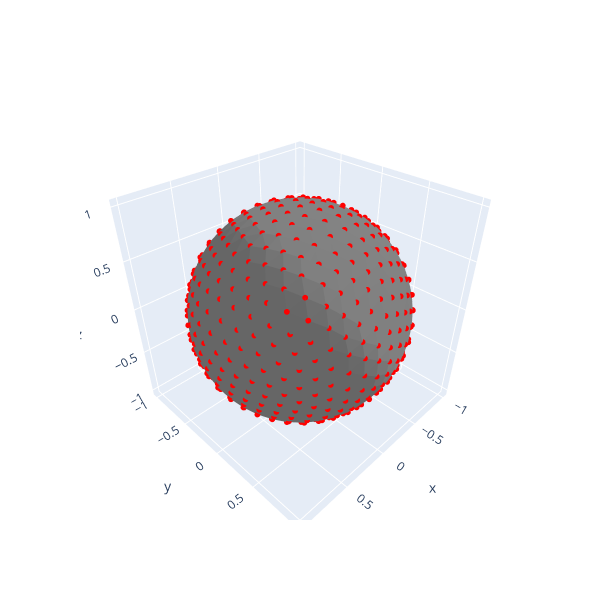

Notebook code for this chart:
### Markdown cell above
# Sphere triangulation

### Code cell
res = 3
# Load the data
base = "../SphereTriangulation/"
sph_fs = np.loadtxt(base+'triangles%s.txt'%res).astype(int)
sph_vs = np.loadtxt(base+'vertices%s.txt'%res)

print("Spherical points count: %s"%sph_vs.shape[0])

# plot shperical triangles
fig = go.Figure()
fig.add_trace(go.Mesh3d(x=sph_vs[:,0], y=sph_vs[:,1], z=sph_vs[:,2], i=sph_fs[:,0], j=sph_fs[:,1], k=sph_fs[:,2], color='gray', opacity=1.0, flatshading=True))
fig.add_trace(go.Scatter3d(x=sph_vs[:,0], y=sph_vs[:,1], z=sph_vs[:,2], mode='markers', marker=dict(size=2, color='red')))
fig.update_layout(width=600, height=600)
fig.show()

### Figure 1 — Plotly figure (JSON) as saved in the notebook; plotly's stock layout.template omitted (floating-point values rounded to 4 significant figures; data arrays with more than 128 entries replaced by an {"elided": "..."} marker saying what was removed)
{"data": [{"color": "gray", "flatshading": true, "i": {"elided": "1280 int values"}, "j": {"elided": "1280 int values"}, "k": {"elided": "1280 int values"}, "opacity": 1, "type": "mesh3d", "x": {"elided": "642 float values"}, "y": {"elided": "642 float values"}, "z": {"elided": "642 float values"}}, {"marker": {"color": "red", "size": 2}, "mode": "markers", "type": "scatter3d", "x": {"elided": "642 float values"}, "y": {"elided": "642 float values"}, "z": {"elided": "642 float values"}}], "layout": {"height": 600, "width": 600}}
